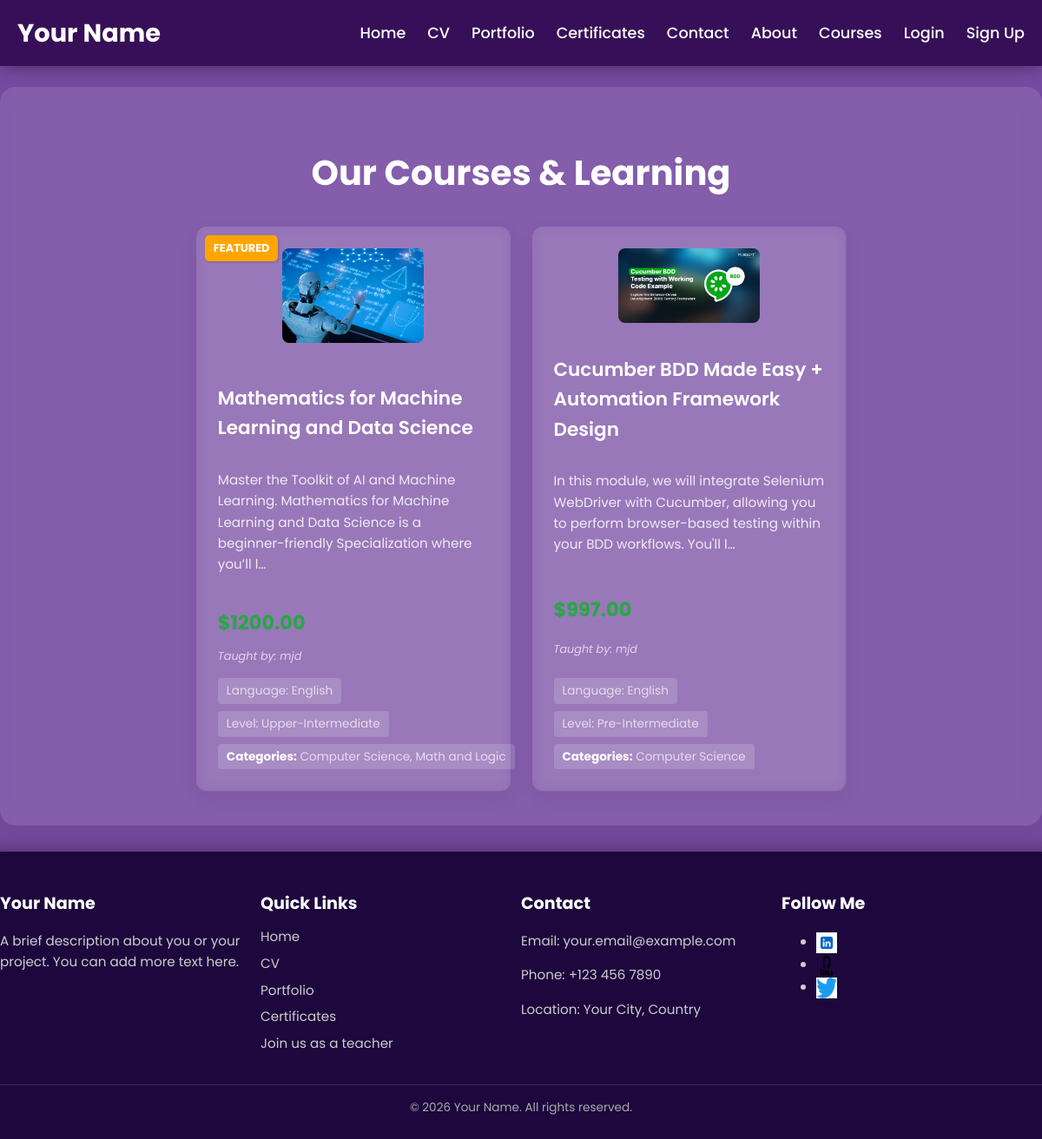
Page /courses/ on the committed database.
### accounts/models.py (models this page shows, shortened)
class TeacherCourse(models.Model):
    STATUS_CHOICES = (
        ('draft', 'Draft'),
        ('pending', 'Pending Review'),
        ('approved', 'Approved'),
        ('rejected', 'Rejected'),
        ('published', 'Published'),
        ('archived', 'Archived'),
    )
    LANGUAGE_CHOICES = (
        ('en', 'English'),
        ('ar', 'Arabic'),
        ('fr', 'French'),
        ('es', 'Spanish'),
    )
    language = models.CharField(
        max_length=10,
        choices=LANGUAGE_CHOICES,
        default='en', # It's good practice to have a default
        verbose_name="Language of Instruction"
    )
    teacher_profile = models.ForeignKey(
        Profile,
        on_delete=models.CASCADE,
        related_name='courses',
        verbose_name="Teacher Profile"
    )
    title = models.CharField(max_length=255, verbose_name="Course Title")
    description = models.TextField(verbose_name="Course Description")
    course_picture = models.ImageField(
        upload_to='course_thumbnails/',
        default='course_thumbnails/default_course.png',
        blank=True,
        null=True
    )
    video_trailer_url = models.URLField(max_length=200, blank=True, null=True)
    price = models.DecimalField(
        max_digits=10,
        decimal_places=2,
        verbose_name="Course Price",
        validators=[MinValueValidator(Decimal('0.00'))] # Corrected validator to use Decimal
    )
    language = models.CharField(
        max_length=2,
        choices=LANGUAGE_CHOICES,
        default='en',
        verbose_name="Instruction Language"
    )
    categories = models.ManyToManyField(
        CourseCategory,
        related_name='courses',
        verbose_name="Categories"
    )
    level = models.ForeignKey(
        CourseLevel,
        on_delete=models.SET_NULL,
        null=True,
        blank=True,
        related_name='courses',
        verbose_name="Level"
    )
    featured = models.BooleanField(
        default=False,
        help_text="Check to mark this course as featured on the homepage."
    )
    status = models.CharField(
        max_length=20,
        choices=STATUS_CHOICES,
        default='draft',
        help_text="Current publication status of the course."
    )
    created_at = models.DateTimeField(auto_now_add=True)
    updated_at = models.DateTimeField(auto_now=True)
    class Meta:
        verbose_name = "Teacher Course"
        verbose_name_plural = "Teacher Courses"
        ordering = ['-created_at']

class Profile(models.Model):
    user = models.OneToOneField(CustomUser, on_delete=models.CASCADE, related_name='profile')
    profile_picture = models.ImageField(
        upload_to='images/profiles/',
        default='images/profiles/default.jpg',
        blank=True,
        null=True,
    )
    bio = models.TextField(max_length=500, blank=True, null=True)
    full_name_en = models.CharField(
        max_length=255,
        blank=True,
        null=True,
        verbose_name="Full Name (English)"
    )
    full_name_ar = models.CharField(
        max_length=255,
        blank=True,
        null=True,
        verbose_name="Full Name (Arabic)"
    )
    phone_number = models.CharField(
        max_length=20,
        blank=True,
        null=True,
        verbose_name="Phone Number"
    )
    experience_years = models.IntegerField(
        verbose_name="Years of Experience",
        default=0,
        blank=True,
        null=True,
        help_text="Number of years of teaching experience."
    )
    university = models.CharField(
        max_length=255,
        verbose_name="University Attended",
        blank=True,
        null=True,
        help_text="Name of the university you graduated from."
    )
    graduation_year = models.IntegerField(
        verbose_name="Graduation Year",
        blank=True,
        null=True,
        help_text="Year of your graduation."
    )
    major = models.CharField(
        max_length=255,
        verbose_name="Major/Specialization",
        blank=True,
        null=True,
        help_text="Your primary field of study."
    )
    is_teacher_application_pending = models.BooleanField(
        default=False,
        help_text="Is the teacher application awaiting admin approval?"
    )
    is_teacher_approved = models.BooleanField(
        default=False,
        help_text="Has the teacher application been approved by an admin?"
    )
    approved_by = models.ForeignKey(
        CustomUser,
        on_delete=models.SET_NULL,
        null=True, blank=True,
        related_name='approved_teacher_applications',
        help_text="Admin who approved this teacher application."
    )
    approval_date = models.DateTimeField(
        null=True, blank=True,
        help_text="Date and time when the application was approved."
    )
    rejected_by = models.ForeignKey(
        CustomUser,
        on_delete=models.SET_NULL,
        null=True, blank=True,
        related_name='rejected_teacher_applications',
        help_text="Admin who rejected this teacher application."
    )
    rejection_date = models.DateTimeField(
        null=True, blank=True,
        help_text="Date and time when the application was rejected."
    )
    rejection_reason = models.TextField(
        null=True, blank=True,
        help_text="Reason for rejection, if applicable."
    )
    commission_percentage = models.DecimalField(
        max_digits=5,
        decimal_places=2,
        default=Decimal('0.00'), # Corrected default to Decimal
        help_text="Commission percentage (e.g., 5.00 for 5%) deducted from course earnings."
    )
    class Meta:
        verbose_name = "User Profile"
        verbose_name_plural = "User Profiles"

class CustomUser(AbstractUser):
    USER_TYPE_CHOICES = (
        ('student', 'Student'),
        ('teacher', 'Teacher'),
        ('admin', 'Admin'),
    )
    user_type = models.CharField(max_length=10, choices=USER_TYPE_CHOICES, default='student')

class CourseLevel(models.Model):
    name = models.CharField(max_length=50, unique=True)
    class Meta:
        verbose_name_plural = "Course Levels"
        ordering = ['name']

class CourseCategory(models.Model):
    name = models.CharField(max_length=100, unique=True)
    class Meta:
        verbose_name_plural = "Course Categories"
        ordering = ['name']

### accounts/views.py (the view)
# urls.py: path('courses/', views.course_list_view, name='courses'), # The courses list page
def course_list_view(request):
    courses = TeacherCourse.objects.filter(status='published').select_related('teacher_profile__user').order_by('-created_at')
    context = {
        'page_title': 'Our Courses & Learning',
        'courses': courses
    }
    return render(request, 'courses.html', context)

### templates/courses.html (shortened to what this page needs)
{% load static %}
<!DOCTYPE html>
<html lang="en">
<head>
</head>
<body>
    <header class="main-header">
        <div class="header-content">
            <div class="logo">
                <a href="{% if user.is_authenticated %}{% url 'dashboard' %}{% else %}{% url 'index' %}{% endif %}">
                    {% if user.is_authenticated %}
                        {{ user.username }}
                    {% else %}
                        Your Name
                    {% endif %}
                </a>
            </div>
            <nav class="main-nav">
                <ul>
                    <li><a href="{% url 'index' %}">Home</a></li>
                    <li><a href="{% url 'cv' %}">CV</a></li>
                    <li><a href="{% url 'portfolio_page' %}">Portfolio</a></li>
                    <li><a href="{% url 'certificates' %}">Certificates</a></li>
                    <li><a href="{% url 'contact' %}">Contact</a></li>
                    <li><a href="{% url 'about' %}">About</a></li>
                    <li><a href="{% url 'courses' %}">Courses</a></li>
                    {% if user.is_authenticated %}
                        <li><a href="{% url 'dashboard' %}">Dashboard</a></li>
                        <li><a href="{% url 'profile_edit' %}">Profile</a></li>
                        {% if user.user_type == 'teacher' and user.profile.is_teacher_approved %}
                            <li><a href="{% url 'teacher_dashboard' %}">Teacher Dashboard</a></li>
                        {% endif %}
                        <li><a href="{% url 'logout' %}">Logout</a></li>
                    {% else %}
                        <li><a href="{% url 'login' %}">Login</a></li>
                        <li><a href="{% url 'signup' %}">Sign Up</a></li>
                    {% endif %}
                </ul>
            </nav>
        </div>
    </header>
    <div class="courses-page-container">
        <h1>{{ page_title }}</h1>
        {% if courses %}
            <div class="courses-grid">
                {% for course in courses %}
                    <div class="course-card">
                        {% if course.featured %}
                            <span class="featured-label">Featured</span>
                        {% endif %}
                        <div class="container">
                        {% if course.course_picture %}
                            <img src="{{ course.course_picture.url }}" alt="{{ course.title }} Course Image">
                        {% else %}
                            <img src="{% static 'images/default_course.png' %}" alt="Default Course Image">
                        {% endif %}
                        </div>
                        <h2>{{ course.title }}</h2>
                        <p>{{ course.description|truncatechars:150 }}</p>
                        <p class="price">${{ course.price }}</p>
                        <p class="teacher-name">Taught by: {{ course.teacher_profile.user.username }}</p>
                        <div class="details">
                            <span>Language: {{ course.get_language_display }}</span>
                            <span>Level: {{ course.level.name }}</span>
                            <span>
                                <strong>Categories:</strong>
                                {% for category in course.categories.all %}
                                    {{ category.name }}{% if not forloop.last %}, {% endif %}
                                {% empty %}
                                    N/A
                                {% endfor %}
                            </span>
                        </div>
                    </div>
                {% endfor %}
            </div>
        {% else %}
            <p class="no-courses">No published courses available at the moment. Please check back later!</p>
        {% endif %}
    </div>
    <footer class="main-footer">
        <div class="footer-content">
            <div class="footer-section footer-about">
                <h3>Your Name</h3>
                <p>A brief description about you or your project. You can add more text here.</p>
            </div>
            <div class="footer-section footer-nav">
                <h3>Quick Links</h3>
                <ul>
                    <li><a href="{% url 'index' %}">Home</a></li>
                    <li><a href="{% url 'cv' %}">CV</a></li>
                    <li><a href="{% url 'portfolio_page' %}">Portfolio</a></li>
                    <li><a href="{% url 'certificates' %}">Certificates</a></li>
                     {% if not user.is_authenticated %}
                     <li><a href="{% url 'teacher_register_stage1' %}">Join us as a teacher</a></li>
                    {% endif %}
                </ul>
            </div>
            <div class="footer-section footer-contact">
                <h3>Contact</h3>
                <p>Email: your.email@example.com</p>
                <p>Phone: +123 456 7890</p>
                <p>Location: Your City, Country</p>
            </div>
            <div class="footer-section footer-social">
                <h3>Follow Me</h3>
                <ul class="social-links">
                    <li><a href="https://linkedin.com/yourprofile" target="_blank"><img src="{% static 'images/linkedin-icon.png' %}" alt="LinkedIn"></a></li>
                    <li><a href="https://github.com/yourprofile" target="_blank"><img src="{% static 'images/github-icon.png' %}" alt="GitHub"></a></li>
                    <li><a href="https://twitter.com/yourprofile" target="_blank"><img src="{% static 'images/twitter-icon.png' %}" alt="Twitter"></a></li>
                </ul>
            </div>
        </div>
        <div class="footer-bottom">
            &copy; 2026 Your Name. All rights reserved.
        </div>
    </footer>
</body>
</html>

### templates/courses.html (style rules this page uses)
body { font-family: 'Poppins', sans-serif; text-align: center; background: linear-gradient(135deg, #764ba2, #764ba2); margin: 0; padding-top: 70px; color: white; min-height: 100vh; display: flex; flex-direction: column; align-items: center; justify-content: flex-start; line-height: 1.6; }
.main-header { background-color: rgba(40, 0, 70, 0.8); backdrop-filter: blur(8px); color: white; padding: 15px 0; position: fixed; top: 0; left: 0; width: 100%; z-index: 1000; box-shadow: 0 4px 15px rgba(0,0,0,0.3); }
.header-content { display: flex; justify-content: space-between; align-items: center; max-width: 1200px; margin: 0 auto; padding: 0 20px; }
.logo a { color: white; text-decoration: none; font-weight: 700; font-size: 1.8em; transition: color 0.3s ease; }
.main-nav ul { list-style: none; margin: 0; padding: 0; display: flex; gap: 25px; }
.main-nav ul li a { color: white; text-decoration: none; font-weight: 500; font-size: 1.1em; transition: color 0.3s ease; }
.main-footer { background-color: rgba(20, 0, 50, 0.9); backdrop-filter: blur(8px); color: #ccc; padding: 25px 20px; width: 100%; margin-top: auto; box-shadow: 0 -4px 15px rgba(0,0,0,0.3); text-align: left; }
.footer-content { display: flex; flex-wrap: wrap; justify-content: space-between; max-width: 1200px; margin: 0 auto; }
.footer-section { flex: 1; min-width: 250px; margin-bottom: 15px; padding-right: 20px; }
.footer-section h3 { color: white; margin-bottom: 10px; font-size: 1.2em; }
.footer-section p, .footer-section a { color: #ccc; text-decoration: none; font-size: 0.95em; line-height: 1.6; }
.footer-nav ul, .social-links ul { list-style: none; padding: 0; margin: 0; }
.footer-nav ul li, .social-links ul li { margin-bottom: 5px; }
.social-links img { width: 24px; height: 24px; vertical-align: middle; transition: transform 0.3s ease; }
.footer-bottom { text-align: center; padding-top: 15px; border-top: 1px solid rgba(255, 255, 255, 0.15); margin-top: 15px; color: #aaa; font-size: 0.85em; }
.courses-page-container { flex-grow: 1; padding: 40px 20px; max-width: 1200px; width: 100%; margin: 30px auto; background: rgba(255, 255, 255, 0.1); backdrop-filter: blur(10px); border-radius: 18px; box-shadow: 0 10px 30px rgba(0,0,0,0.08); box-sizing: border-box; text-align: center; color: white; }
.courses-page-container h1 { color: white; font-size: 2.5em; margin-bottom: 30px; font-weight: 700; }
.courses-grid { display: flex; flex-wrap: wrap; justify-content: center; gap: 25px; padding: 0; }
.course-card { background: rgba(255, 255, 255, 0.08); backdrop-filter: blur(8px); border-radius: 12px; box-shadow: 0 8px 25px rgba(0, 0, 0, 0.06); width: calc(33.333% - 25px); box-sizing: border-box; padding: 25px; display: flex; flex-direction: column; justify-content: space-between; text-align: left; min-height: 400px; transition: transform 0.3s ease, box-shadow 0.3s ease; }
.course-card img { max-width: 100%; height: 180px; object-fit: cover; border-radius: 8px; margin-bottom: 15px; align-self: center; }
.course-card h2 { color: white; margin-top: 0; font-size: 1.35em; margin-bottom: 15px; font-weight: 600; }
.course-card p { font-size: 0.95em; line-height: 1.6; flex-grow: 1; color: rgba(255, 255, 255, 0.85); margin-bottom: 15px; }
.course-card .teacher-name { font-style: italic; color: rgba(255, 255, 255, 0.7); margin-top: auto; font-size: 0.8em; margin-bottom: 10px; }
.course-card .price { font-size: 1.4em; font-weight: 700; color: #28a745; margin-bottom: 10px; }
.course-card .details { font-size: 0.85em; color: rgba(255, 255, 255, 0.7); margin-top: 5px; display: flex; flex-wrap: wrap; gap: 8px; }
.course-card .details span { background-color: rgba(255, 255, 255, 0.15); border-radius: 4px; padding: 4px 10px; white-space: nowrap; }
.course-card .details strong { color: white; }
.container img { max-width: 75%; height: 70%; display: block; margin: 0 auto; }
.featured-label { position: absolute; top: 10px; left: 10px; background-color: #FFA500; color: white; padding: 5px 10px; border-radius: 5px; font-size: 0.8em; font-weight: bold; text-transform: uppercase; z-index: 10; box-shadow: 1px 1px 3px rgba(0,0,0,0.2); }

### rows in the picture
TeacherCourse: featured "FEATURED", course_picture (picture), title "Mathematics for Machine Learning and Data Science", description "Master the Toolkit of AI and Machine Learning. Mathematics for Machine Learning and Data Science is a beginner-friendly Specialization where you’ll l…", price "1200.00", teacher_profile.user.username "mjd", language "English", level.name "Upper-Intermediate"
CourseCategory: name "Computer Science"
CourseCategory: name "Math and Logic"
TeacherCourse: course_picture (picture), title "Cucumber BDD Made Easy + Automation Framework Design", description "In this module, we will integrate Selenium WebDriver with Cucumber, allowing you to perform browser-based testing within your BDD workflows. You'll l…", price "997.00", teacher_profile.user.username "mjd", language "English", level.name "Pre-Intermediate"

### other values in the picture
{{ page_title }} "Our Courses & Learning"
